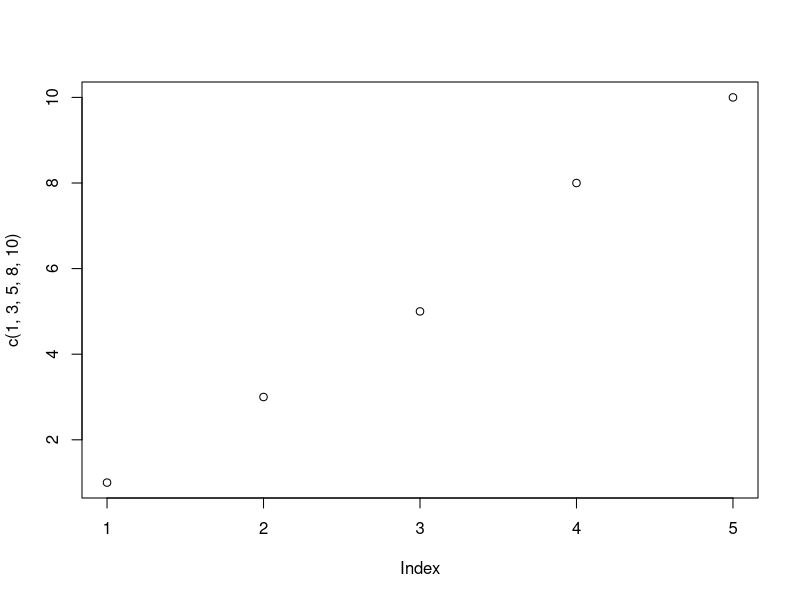

Source code (R):
## ---- chunk 1
# esse bloco é chamado de chunk
# entre as chaves é importante informar a linguagem
## ---- chunk 2
plot(c(1,3,5,8,10))  # gráfico
## ---- chunk 3
rm(list = ls())
dev.off()
cat("\014")
